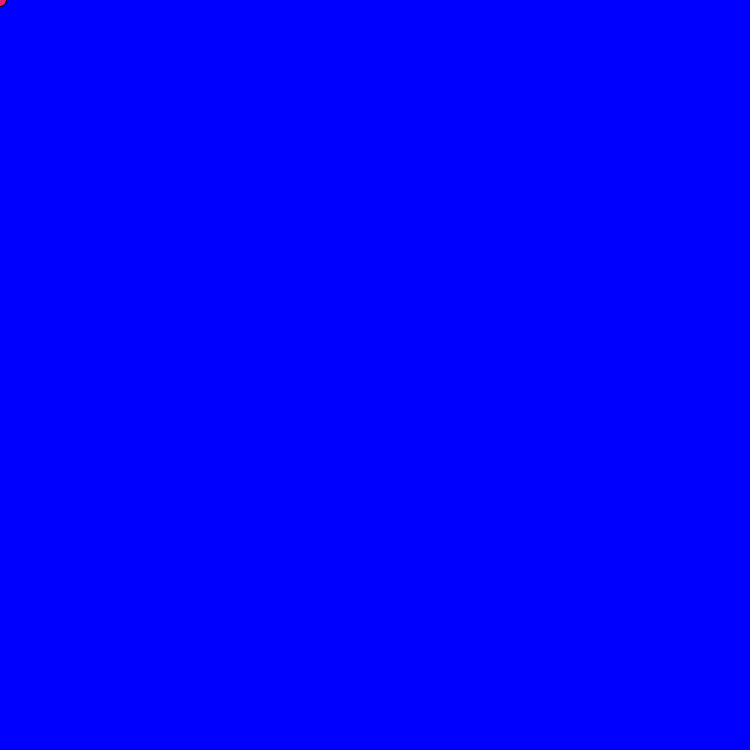
Frame 1 (no input)
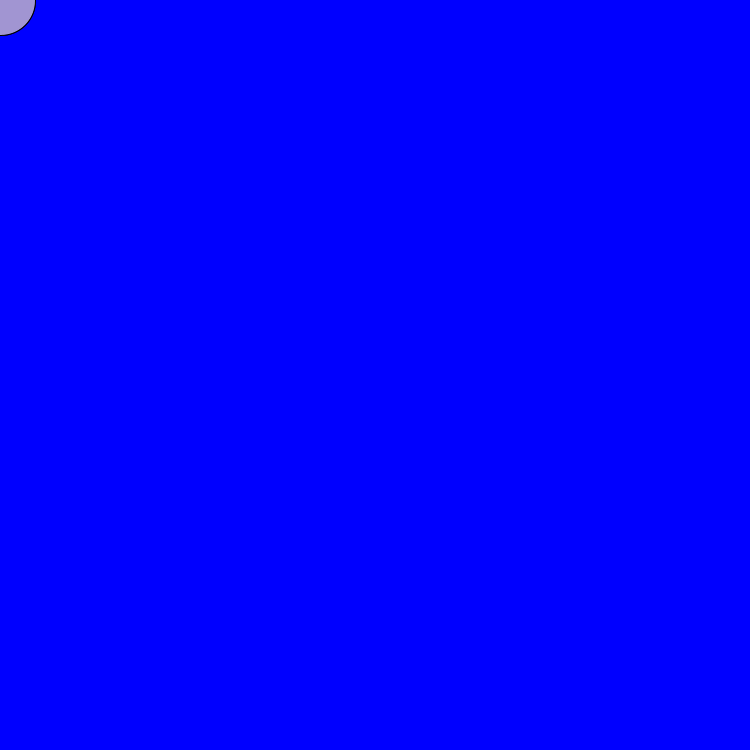
Frame 60 (the mouse pressed at the canvas centre just before this capture)
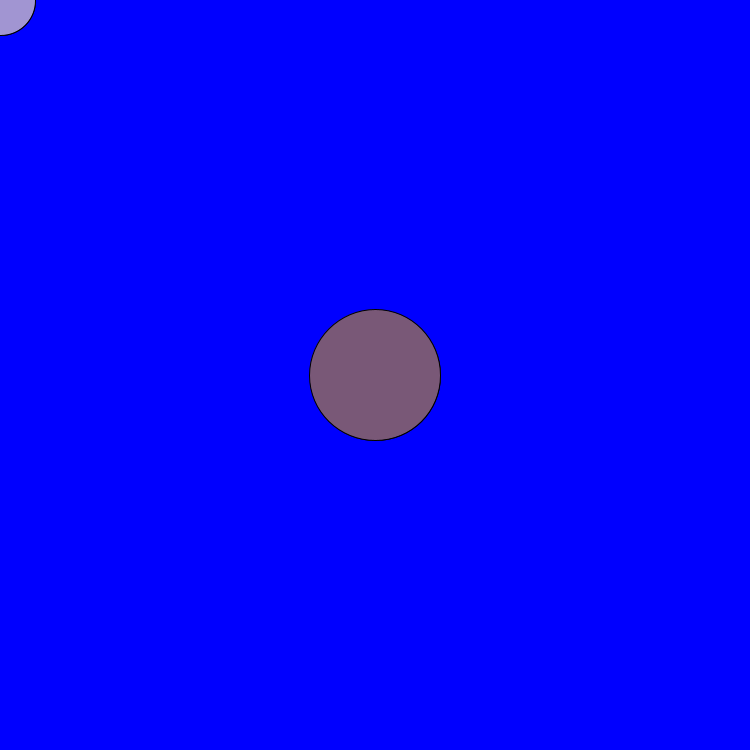
Frame 120 (the mouse held since frame 60 and released just before this capture)

The Processing sketch that drew these frames (run headless with seeded random() and noise(); from frame 60 on, the mouse is pressed at the canvas centre):

// Processing sketch: processing_16250
// ── processing_16250.pde

int mavariable;
int compteur1;
void setup () {

  mavariable=10;

  background (mouseX,mouseY,mavariable+random(390),mavariable+random(506));

  size (750,750);

  fill(random(247),random(136),random(129));

 
}

void draw () {

  mavariable=mavariable+1;

  ellipse(mouseX,mouseY,mavariable+1,mavariable+1);
   compteur1=0;
  while(compteur1<100)
    compteur1++;
    fill (random(255),random(255),random(255));
    rect(compteur1*10,0,10,10);

}

void mouseClicked () {

  mavariable=12;

  background (mouseX,mouseY,mavariable+random(390),mavariable+random(506));

  ellipse(mouseX,mouseY,mavariable+1,mavariable+1);


  fill(random(134),random(243),random(170),random(160));

}
